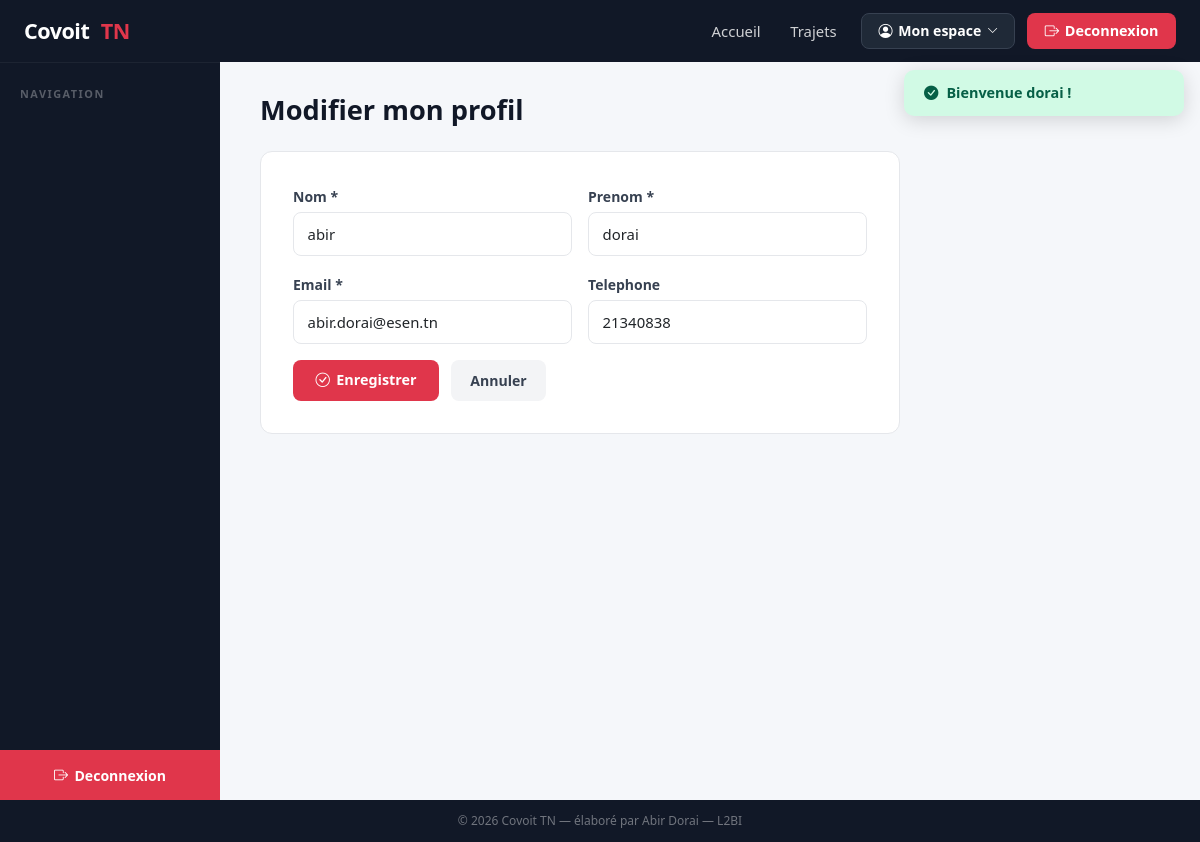
The app's page /index.php?controller=profil&action=edit (signed in) with its own data.
### tables this page shows
CREATE TABLE `utilisateur` (
  `idUtilisateur` int(11) NOT NULL,
  `nom` varchar(50) NOT NULL,
  `prenom` varchar(50) NOT NULL,
  `email` varchar(100) NOT NULL,
  `telephone` varchar(20) DEFAULT NULL,
  `motDepasse` varchar(100) NOT NULL,
  `role` varchar(20) NOT NULL
);

### controllers/ProfilController.php (called while the page is built, shortened)
<?php
require_once __DIR__ . '/../config/database.php';
class ProfilController extends Controller
{
    public function edit()
    {
        $userModel = new Utilisateur();
        $idUser    = $_SESSION['user']['idUtilisateur'];
        $user      = $userModel->findById($idUser);
        $erreur = '';
        $this->render('profil/edit', ['user' => $user, 'erreur' => $erreur]);
    }
}

### core/Router.php (called while the page is built, shortened)
<?php
class Router
{
    public function dispatch()
    {
        $actionName     = isset($_GET['action'])     ? $_GET['action']     : 'index';
        $actionName     = preg_replace('/[^a-zA-Z0-9_]/', '', $actionName);
        $controller = new $className();
        $controller->$actionName();
    }
}

### index.php (called while the page is built, shortened)
<?php
require_once __DIR__ . '/core/Router.php';
$router = new Router();
$router->dispatch();

### core/Model.php (called while the page is built, shortened)
<?php
require_once __DIR__ . '/../config/database.php';
abstract class Model
{
    protected $db;
    protected $table;
    protected $primaryKey;
    public function __construct()
    {
        $this->db = Database::getInstance();
    }
    public function findById($id)
    {
        $sql = "SELECT * FROM {$this->table} WHERE {$this->primaryKey} = :id";
        $stmt = $this->db->prepare($sql);
        $stmt->execute([':id' => $id]);
        return $stmt->fetch();
    }
}

### config/database.php (called while the page is built, shortened)
<?php
class Database
{
    private static $host    = 'localhost';
    private static $dbname  = 'covoi_tn';
    private static $user    = 'root';
    private static $pass    = '';
    private static $charset = 'utf8mb4';
    private static $instance = null;
    public static function getInstance()
    {
        if (self::$instance === null) {
            $dsn = 'mysql:host=' . self::$host
                 . ';dbname=' . self::$dbname
                 . ';charset=' . self::$charset;
            $options = [
                PDO::ATTR_ERRMODE            => PDO::ERRMODE_EXCEPTION,
                PDO::ATTR_DEFAULT_FETCH_MODE => PDO::FETCH_ASSOC,
                PDO::ATTR_EMULATE_PREPARES   => false,
            ];
            try {
                self::$instance = new PDO($dsn, self::$user, self::$pass, $options);
            } catch (PDOException $e) {
                die('Erreur de connexion a la base de donnees : ' . $e->getMessage());
            }
        }
        return self::$instance;
    }
}

### views/profil/edit.php (the view, shortened to what this page needs)
<h2 class="page-title">Modifier mon profil</h2>
<div class="form-card">
    <form method="post" action="<?= BASE_URL ?>?controller=profil&action=edit">
        <div class="row g-3 mb-3">
            <div class="col-6">
                <label class="form-label">Nom *</label>
                <input type="text" name="nom" class="form-control" required
                       value="<?= htmlspecialchars($user['nom']) ?>">
            </div>
            <div class="col-6">
                <label class="form-label">Prenom *</label>
                <input type="text" name="prenom" class="form-control" required
                       value="<?= htmlspecialchars($user['prenom']) ?>">
            </div>
            <div class="col-6">
                <label class="form-label">Email *</label>
                <input type="email" name="email" class="form-control" required
                       value="<?= htmlspecialchars($user['email']) ?>">
            </div>
            <div class="col-6">
                <label class="form-label">Telephone</label>
                <input type="text" name="telephone" class="form-control"
                       value="<?= htmlspecialchars($user['telephone'] ?? '') ?>">
            </div>
        </div>
        <div style="display:flex;gap:.75rem">
            <button type="submit" class="btn-r">
                <i class="bi bi-check-circle"></i> Enregistrer
            </button>
            <a href="<?= BASE_URL ?>?controller=profil&action=index" class="btn-g">Annuler</a>
        </div>
    </form>
</div>

### public/css/style.css (style rules this page uses)
:root { --red: #e0364b; --red-dark: #c02a3a; --navy: #0f1523; --navy2: #1b2547; --dark: #111827; --sidebar-w: 220px; --white: #ffffff; --grey-bg: #f5f7fa; --grey-text: #6b7280; --border: #e5e7eb; --radius: 12px; }
*, *::before, *::after { box-sizing: border-box; }
body { font-family: 'Segoe UI', system-ui, -apple-system, sans-serif; background: var(--grey-bg); color: #1f2937; margin: 0; padding: 0; }
a { color: inherit; }
.page-title { font-size: 1.7rem; font-weight: 800; color: #111827; margin-bottom: 1.5rem; }
.form-card { background: var(--white); border-radius: var(--radius); padding: 2rem; border: 1px solid var(--border); max-width: 640px; }
.form-card .form-label { font-weight: 600; font-size: .875rem; color: #374151; margin-bottom: .35rem; }
.form-card .form-control, .form-card .form-select { border: 1.5px solid var(--border); border-radius: 8px; padding: .6rem .85rem; font-size: .93rem; transition: border-color .15s; }
.btn-r { background: var(--red); color: var(--white); border: none; padding: .6rem 1.4rem; border-radius: 8px; font-weight: 700; font-size: .9rem; cursor: pointer; text-decoration: none; display: inline-flex; align-items: center; gap: .4rem; transition: background .15s; }
.btn-g { background: #f3f4f6; color: #374151; border: none; padding: .6rem 1.2rem; border-radius: 8px; font-weight: 600; font-size: .88rem; cursor: pointer; text-decoration: none; display: inline-flex; align-items: center; gap: .4rem; transition: background .15s; }

### records on screen
utilisateur: nom "abir", prenom "dorai", email "abir.dorai@esen.tn", telephone "21340838"

### other values on screen
$_SESSION['flash_success'] "Bienvenue dorai !"
